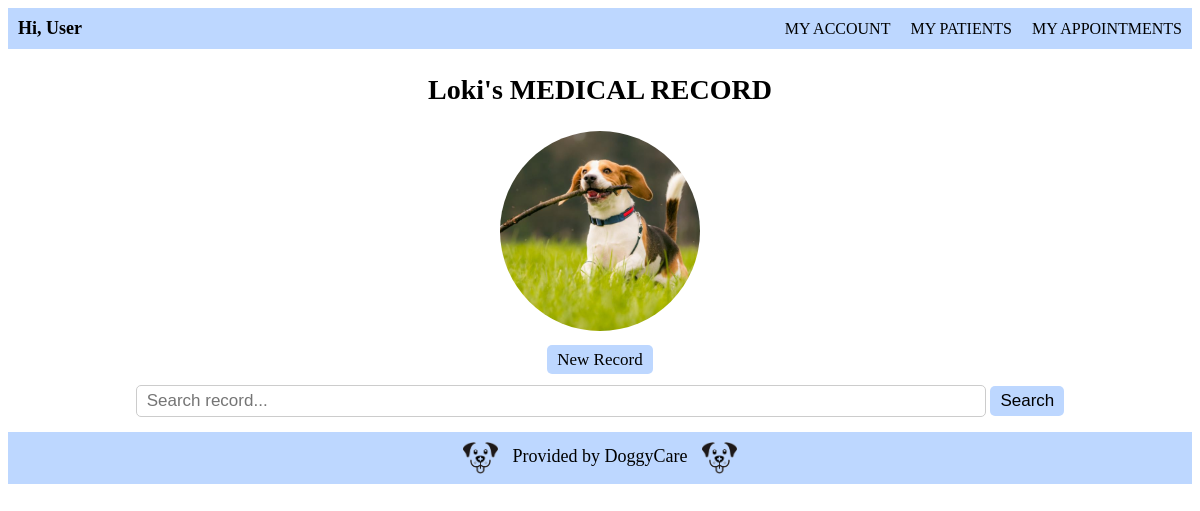
Before: /medical_record/1/ with the older database file.
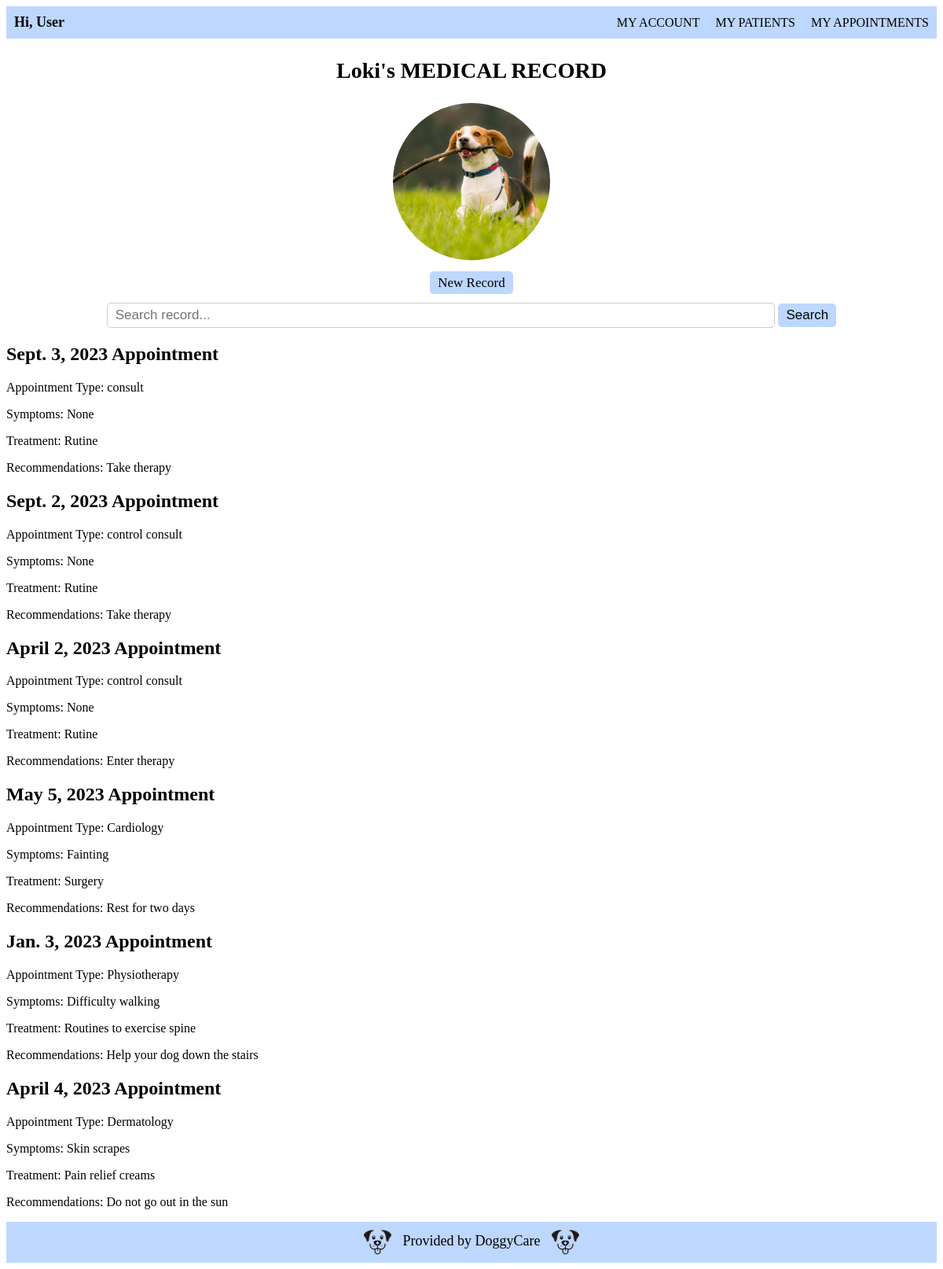
After: the same page with the newer database file.
### vet/models.py (models this page shows, shortened)
class Dog(models.Model):
    image= models.ImageField(upload_to='images/')
    id= models.AutoField(primary_key= True)
    owner= models.CharField(blank= False, max_length=100)
    name= models.CharField(blank= False, max_length=20)
    breed= models.CharField(blank= False, max_length=20)
    age= models.CharField(blank= False, max_length=10)
    weight= models.CharField(blank= False, max_length=10)
    gender= models.CharField(blank= False, max_length=10)
    vaccines= models.CharField(blank= False, max_length=30)

class MedicalRecord(models.Model):
    dog = models.ForeignKey(Dog, on_delete=models.CASCADE,null=True, blank=True)
    date = models.DateField(blank = False)
    appointmentType = models.CharField(blank= False, max_length=100)
    symptoms = models.CharField(blank= False, max_length=100)
    treatment = models.CharField(blank= False, max_length=100)
    recomendations = models.CharField(blank= True, max_length=100)

### vet/views.py (the view)
# urls.py: path('medical_record/<int:dog_id>/', views.medical_record, name='medical_record'),
def medical_record(request, dog_id):
    dog = get_object_or_404(Dog, pk=dog_id)
    searchTerm = request.GET.get('searchRecord')
    if searchTerm:
        medical_record = MedicalRecord.objects.filter(
            Q(date__icontains=searchTerm) |
            Q(symptoms__icontains=searchTerm) |
            Q(appointmentType__icontains=searchTerm)|
            Q(treatment__icontains=searchTerm),
            dog=dog
        )
    else:
        medical_record = MedicalRecord.objects.filter(dog=dog)
    return render(request, 'medical_record.html', {'dog': dog, 'medical_records': medical_record})

### vet/templates/medical_record.html (shortened to what this page needs)
<!DOCTYPE html>
{% extends 'base.html' %}
{% load static %}
    {% block additional_styles %}
    <link rel="stylesheet" href="{% static 'css/patients.css' %}">
    {% endblock additional_styles %}
        {% block content %}
        <h1>{{dog.name}}'s MEDICAL RECORD</h1>
        <div class="img" style="text-align: center;">
            <img src="{{ dog.image.url }}" alt="{{ dog.name }} Image" style="border-radius: 50%; width: 200px; height: 200px;">
        </div>
        <div class="new-record" style="text-align: center;">
            <a href="{% url 'new_record' dog_id=dog.id %}" class="btn">New Record</a>
        </div>
        <div class="record-bar" style="text-align: center;">
            <form action="" class="search-record-bar">
                <input type="text" class="form-control" name="searchRecord" placeholder="Search record..." style="max-width: 70%; margin: 0;">
                <button type="submit" class="btn btn-primary">Search</button>
            </form>
        </div>
        <div class="row">
            {% for record in medical_records %}
            <div class="col-md-4">
                <div class="card mb-3">
                    <div class="card-body">
                        <h2>{{ record.date }} Appointment</h2>
                        <p>Appointment Type: {{ record.appointmentType }}</p>
                        <p>Symptoms: {{ record.symptoms }}</p>
                        <p>Treatment: {{ record.treatment }}</p>
                        <p>Recommendations: {{ record.recomendations }}</p>
                    </div>
                </div>
            </div>
            {% endfor %}
        </div>
        {% endblock content %}

### vet/templates/base.html (shortened to what this page needs)
<!DOCTYPE html>
{% load static %}
<html lang="en">
    <head>
        <link rel="stylesheet" href="{% static 'css/base.css' %}">
        {% block additional_styles %}
        {% endblock additional_styles %}
    </head>
    <body>
        <header>
            <nav>
                <div class="greeting">
                    Hi, User
                </div>
                <div class="tabs">
                    <ul>
                        <li><a href="">MY ACCOUNT</a></li>
                        <li><a href="{% url 'patients' %}">MY PATIENTS</a></li>
                        <li><a href="">MY APPOINTMENTS</a></li>
                    </ul>
                </div>
            </nav>
        </header>
        <main>
            {% block content %}
            {% endblock content%}
        </main>
    </body>
    <footer>
        <img src= "{% static 'img/logo.png' %}">
        Provided by DoggyCare
        <img src= "{% static 'img/logo.png' %}">
    </footer>
</html>

### static/css/base.css (style rules this page uses)
ul { list-style: none; margin: 0; padding: 0; }
header { background-color: #bdd7ff; color: #000000; padding: 10px; }
nav { display: flex; justify-content: space-between; align-items: center; font-family: Georgia, serif; }
.greeting { font-size: 18px; font-weight: bold; margin-right: auto; }
.tabs ul { display: flex; }
.tabs li { margin-left: 20px; font-size: 16px; }
nav a { color: #000000; text-decoration: none; transition: color 0.3s; }
footer { background-color: #bdd7ff; color: #000000; text-align: center; padding: 10px; font-family: Georgia, serif; font-size: 18px; }
footer img { width: 35px; margin: 0 10px; vertical-align: middle; }

### static/css/patients.css (style rules this page uses)
main { margin-top: 15px; margin-bottom: 15px; }
main > * { margin-top: 15px; margin-bottom: 15px; }
.form-control { padding: 5px 10px; margin-right: 15px; font-size: 17px; border: 1px solid #ccc; border-radius: 5px; width: 100%; }
.btn { padding: 5px 10px; font-size: 17px; text-decoration: none; background-color: #BDD7FF; color: #000000; border: none; border-radius: 5px; cursor: pointer; }
h1 { font-size: 28px; font-family: Georgia, serif; text-align: center; margin: 25px; }

Changed rows visible on the page:
added MedicalRecord: date "Sept. 3, 2023", appointmentType "consult", symptoms "None", treatment "Rutine", recomendations "Take therapy"
added MedicalRecord: date "Sept. 2, 2023", appointmentType "control consult", symptoms "None", treatment "Rutine", recomendations "Take therapy"
added MedicalRecord: date "April 2, 2023", appointmentType "control consult", symptoms "None", treatment "Rutine", recomendations "Enter therapy"
added MedicalRecord: date "May 5, 2023", appointmentType "Cardiology", symptoms "Fainting", treatment "Surgery", recomendations "Rest for two days"
added MedicalRecord: date "Jan. 3, 2023", appointmentType "Physiotherapy", symptoms "Difficulty walking", treatment "Routines to exercise spine", recomendations "Help your dog down the stairs"
added MedicalRecord: date "April 4, 2023", appointmentType "Dermatology", symptoms "Skin scrapes", treatment "Pain relief creams", recomendations "Do not go out in the sun"
